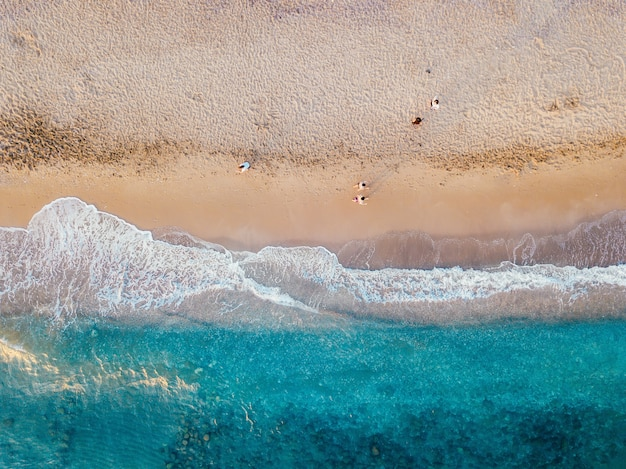
#> input picture first_train_task/beach.jpg, 626 x 469 px
$ python segment_MeanShift.py
#> lines starting #> are read from the running program, lines starting #| are printed output that depends on the picture
import numpy as np
import cv2
from sklearn.cluster import MeanShift, estimate_bandwidth
import pathlib

cur_dir = str( pathlib.Path(__file__).parent.resolve() ) + '/'
out_dir = cur_dir + '/' + 'output/'

def MeanShift_segment ( name, blur_option = None ):
#> called with name = 'beach.jpg'
    img = cv2.imread( cur_dir + name )
#> img is the input picture: shape (469, 626, 3); mean B, G, R 150.1, 155.1, 139.8

    if blur_option is not None :
        if blur_option[0] == 'G':
            img = cv2.GaussianBlur(img, ( blur_option[1], blur_option[1] ), 0)
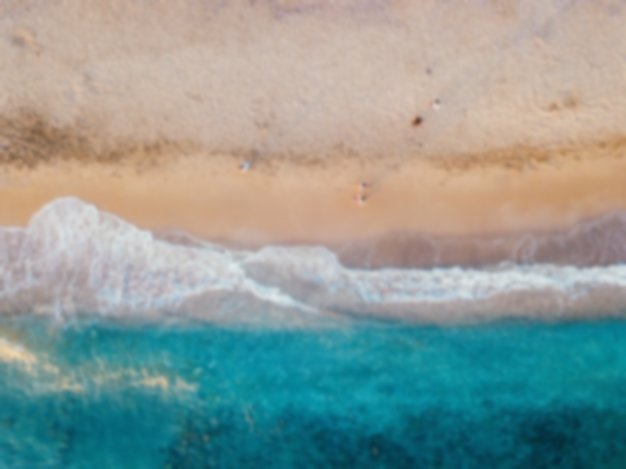
#> img: shape (469, 626, 3); mean B, G, R 150.1, 155.1, 139.8
        if blur_option[0] == 'M':
            img = cv2.medianBlur(img, blur_option[1])

    flat_image = img.reshape((-1,3))
    flat_image = np.float32(flat_image)

    bandwidth1 = estimate_bandwidth(flat_image, quantile=.06, n_samples=3000)
#> bandwidth1 = 18.27
    ms = MeanShift(bandwidth=bandwidth1, bin_seeding=True)
    ms.fit(flat_image)
    labeled=ms.labels_

    segments = np.unique(labeled)
#> segments = [0, 1, 2, 3, 4, 5, 6, 7]
    n_segment = segments.shape[0]
#> n_segment = 8

    total = np.zeros((segments.shape[0], 3), dtype=float)
    count = np.zeros(total.shape, dtype=float)
    for i, label in enumerate(labeled):
        total[label] = total[label] + flat_image[i]
        count[label] += 1
#> this loop made 293594 passes
#> label on passes 1 to 3: 0, 0, 4
#> after the loop, count = [[122481, 122481, 122481], [38407, 38407, 38407], [40283, 40283, 40283], [21199, 21199, 21199], [19734, 19734, 19734], [35883, 35883, 35883], [15021, 15021, 15021], [586, 586, 586]]; total = [[19325851, 21570223, 24656489], [5807827, 5240661, 761928], [4479270, 3862336, 387109], [4323308, 4240327, 4168911], [3317424, 3278451, 3341373], [4584026, 5176701, 6125160], [2175368, 2114419, 1512151], [49112, 64130, 82312]]
    avg = total/count
#> avg = [[157.8, 176.1, 201.3], [151.2, 136.5, 19.84], [111.2, 95.88, 9.61], [203.9, 200, 196.7], [168.1, 166.1, 169.3], [127.7, 144.3, 170.7], [144.8, 140.8, 100.7], [83.81, 109.4, 140.5]]
    avg = np.uint8(avg)
#> avg = [[157, 176, 201], [151, 136, 19], [111, 95, 9], [203, 200, 196], [168, 166, 169], [127, 144, 170], [144, 140, 100], [83, 109, 140]]


    res = avg[labeled]
    result = res.reshape((img.shape))
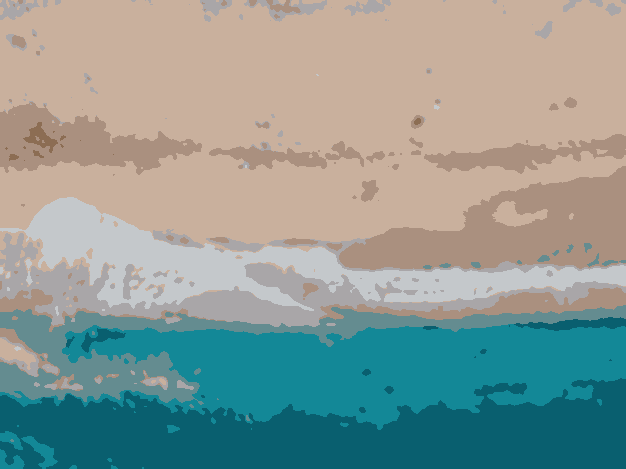
#> result: shape (469, 626, 3); mean B, G, R 149.5, 154.8, 139.3

    cv2.imwrite( out_dir + 'MeanShift_'+ name, result )
    return n_segment

name = 'beach.jpg'

N = MeanShift_segment ( name, ['G', 11] )
#> N = 8
print(N)
#| 8
